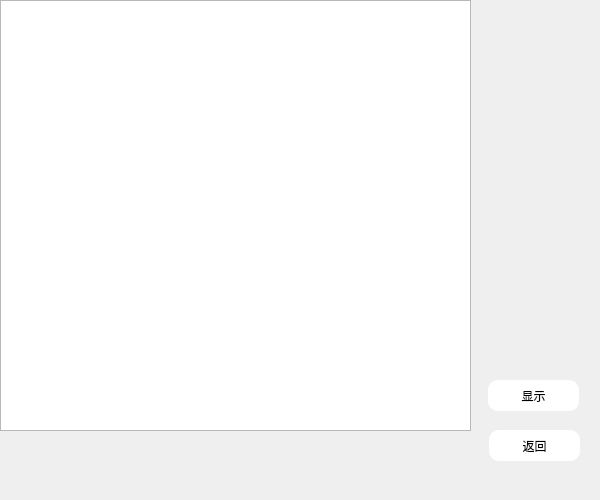
<?xml version="1.0" encoding="UTF-8"?>
<ui version="4.0">
 <class>viewApMent</class>
 <widget class="QWidget" name="viewApMent">
  <property name="geometry">
   <rect>
    <x>0</x>
    <y>0</y>
    <width>600</width>
    <height>500</height>
   </rect>
  </property>
  <property name="windowTitle">
   <string>Form</string>
  </property>
  <property name="styleSheet">
   <string notr="true">#viewApMent{border-image: url(:/picture/蓝色渐变.jpg);}</string>
  </property>
  <widget class="QPushButton" name="pushButton">
   <property name="geometry">
    <rect>
     <x>489</x>
     <y>430</y>
     <width>91</width>
     <height>31</height>
    </rect>
   </property>
   <property name="styleSheet">
    <string notr="true">#pushButton{border-radius:10px;}
#pushButton{background-color: rgb(255, 255, 255);}
</string>
   </property>
   <property name="text">
    <string>返回</string>
   </property>
  </widget>
  <widget class="QTableWidget" name="tableWidget">
   <property name="geometry">
    <rect>
     <x>0</x>
     <y>0</y>
     <width>471</width>
     <height>431</height>
    </rect>
   </property>
  </widget>
  <widget class="QPushButton" name="pushButton_2">
   <property name="geometry">
    <rect>
     <x>488</x>
     <y>380</y>
     <width>91</width>
     <height>31</height>
    </rect>
   </property>
   <property name="styleSheet">
    <string notr="true">#pushButton_2{border-radius:10px;}
#pushButton_2{background-color: rgb(255, 255, 255);}
</string>
   </property>
   <property name="text">
    <string>显示</string>
   </property>
  </widget>
 </widget>
 <resources/>
 <connections>
  <connection>
   <sender>pushButton</sender>
   <signal>clicked()</signal>
   <receiver>viewApMent</receiver>
   <slot>close()</slot>
   <hints>
    <hint type="sourcelabel">
     <x>524</x>
     <y>462</y>
    </hint>
    <hint type="destinationlabel">
     <x>299</x>
     <y>249</y>
    </hint>
   </hints>
  </connection>
 </connections>
</ui>
